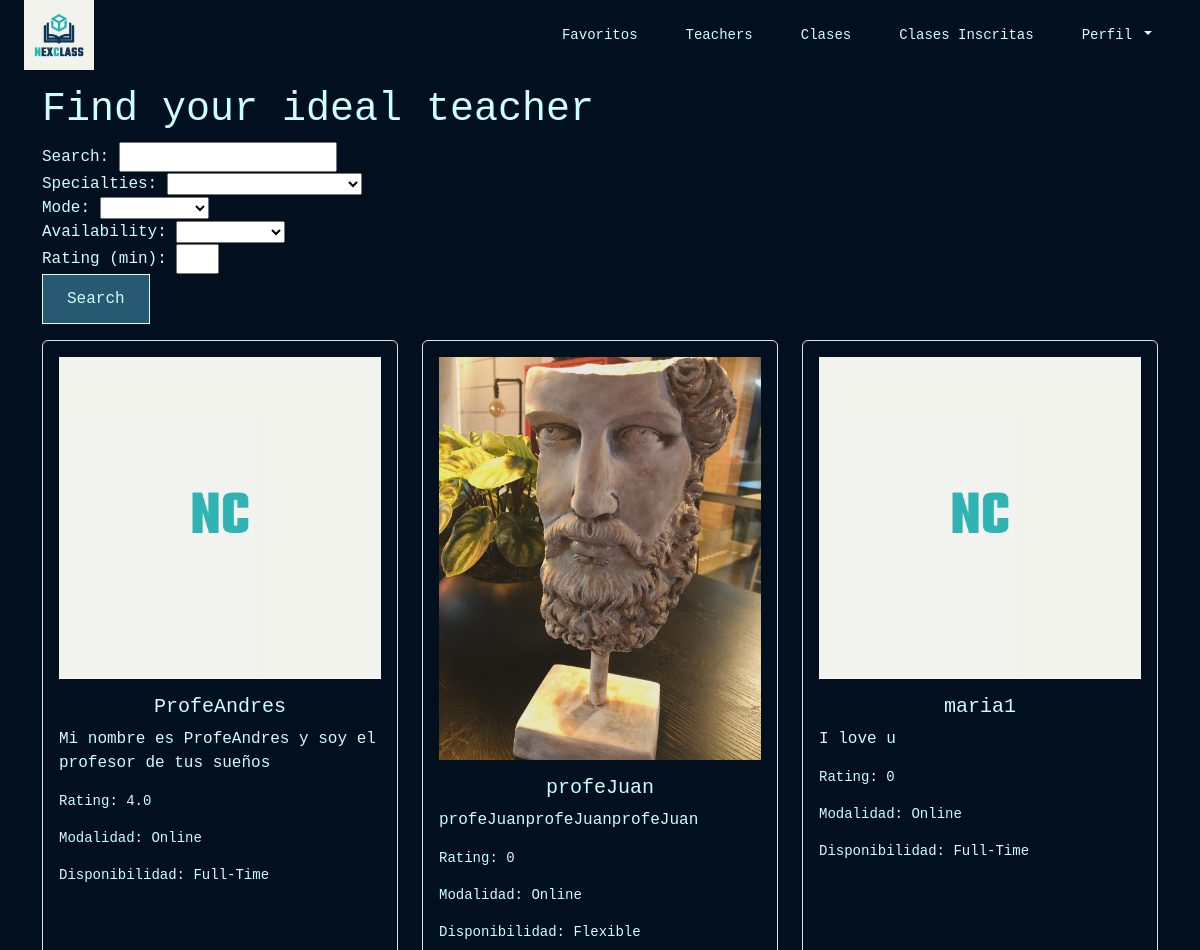
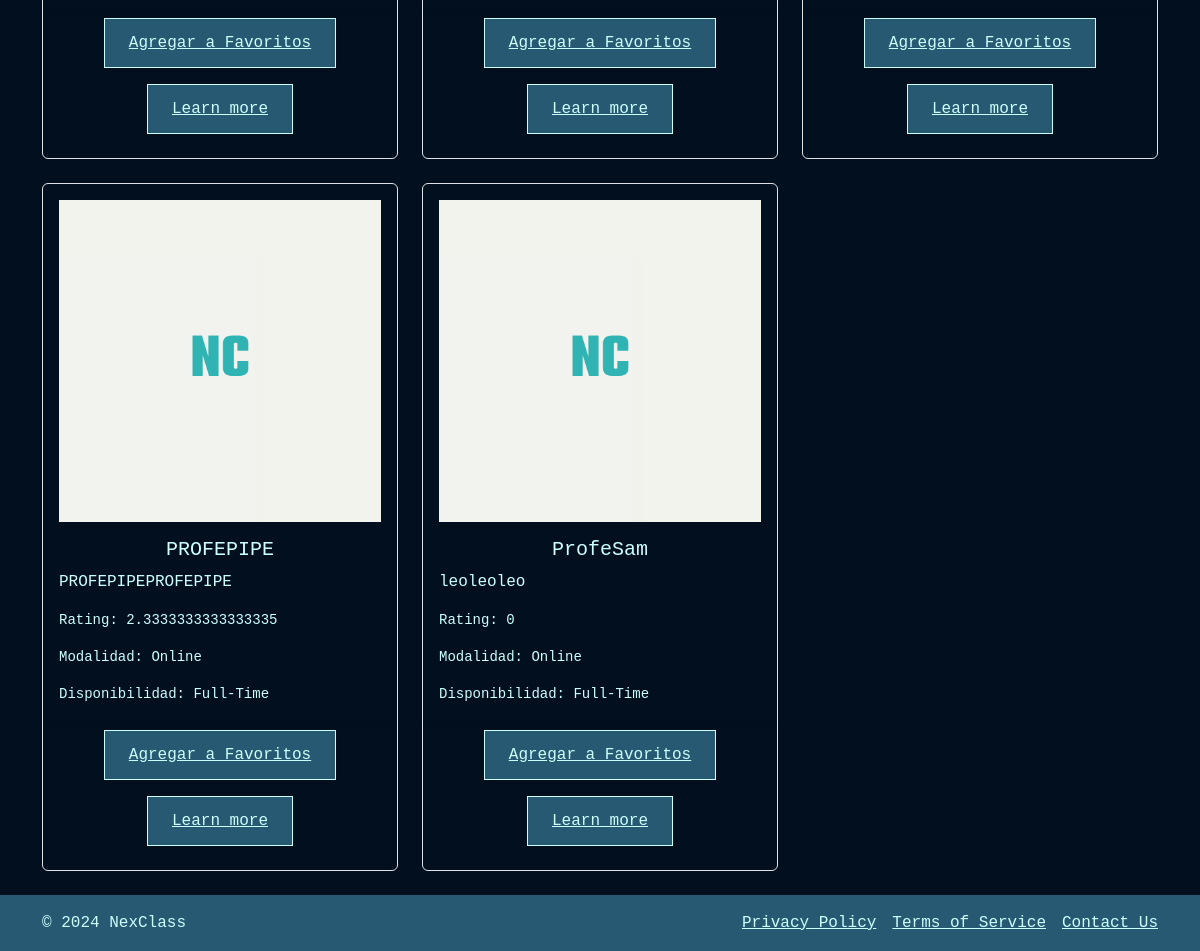
The app's page /teachers/ (signed in) with its own data (2 pictures, top to bottom).
### users/models.py (models this page shows, shortened)
class Teacher(models.Model):
    user = models.OneToOneField(User, on_delete=models.CASCADE)
    specialties = models.CharField(
        max_length=50,
        choices=Specialties.choices
    )
    biography = models.TextField()
    average_rating = models.FloatField(default=0.0)
    availability = models.CharField(
        max_length=50,
        choices=Availability.choices
    )
    mode = models.CharField(
        max_length=50,
        choices=Mode.choices
    )
    def average_rating(self):
        ratings = self.ratings.all()
        if ratings:
            return sum([rating.rating for rating in ratings]) / ratings.count()
        return 0

class User(AbstractBaseUser, PermissionsMixin):
    user_id = models.AutoField(primary_key=True)
    name = models.CharField(max_length=255)
    username = models.CharField(max_length=150, unique=True)
    email = models.EmailField(unique=True)
    password = models.CharField(max_length=128)
    user_type = models.CharField(
        max_length=10,
        choices=UserType.choices
    )
    registration_date = models.DateTimeField(auto_now_add=True)
    profile_picture = models.ImageField(upload_to='profile_photos/', default='profile_photos/default_profile.png',
                                        null=True, blank=True)
    address = models.CharField(max_length=255, null=True, blank=True)
    profile_complete = models.BooleanField(default=False)
    is_active = models.BooleanField(default=True)
    is_staff = models.BooleanField(default=False)
    objects = UserManager()
    USERNAME_FIELD = 'username'
    REQUIRED_FIELDS = ['email', 'name']

### reviews/models.py (models this page shows)
class TeacherRating(models.Model):
    teacher = models.ForeignKey(Teacher, on_delete=models.CASCADE, related_name='ratings')
    student = models.ForeignKey(Student, on_delete=models.CASCADE)
    rating = models.PositiveIntegerField()
    comment = models.TextField(null=True, blank=True)
    created_at = models.DateTimeField(auto_now_add=True)
    class Meta:
        unique_together = ('teacher', 'student')  # Un estudiante solo puede calificar a un profesor una vez

### search/views.py (the view, shortened to what this page needs)
# urls.py: path('teachers/', views.teachers, name='teachers'),
@login_required()
def teachers(request):
    searchTeacher = request.GET.get('searchTeacher', '')
    specialties_filter = request.GET.get('specialties', '')
    mode_filter = request.GET.get('mode', '')
    availability_filter = request.GET.get('availability', '')
    rating_filter = request.GET.get('rating', '')
    filters = Q()
    if specialties_filter:
        filters &= Q(specialties=specialties_filter)
    if mode_filter:
        filters &= Q(mode=mode_filter)
    if availability_filter:
        filters &= Q(availability=availability_filter)
    teachers = Teacher.objects.filter(filters)
    filtered_teachers = []
    for teacher in teachers:
        avg_rating = teacher.average_rating()
        if rating_filter:
            if avg_rating >= float(rating_filter):
                filtered_teachers.append(teacher)
        else:
            filtered_teachers.append(teacher)
    return render(request, 'teachers.html', {
        'teachers': filtered_teachers,
        'specialties': Specialties.choices,
        'modes': Mode.choices,
        'availabilities': Availability.choices
    })

### search/templates/teachers.html
{% extends 'navbar.html' %}
{% block content %}
    <div class="container mt-3">
        <h1>Find your ideal teacher</h1>
        <form method="GET" action="{% url 'teachers' %}">
            <div>
                <label for="searchTeacher">Search: </label>
                <input type="text" id="searchTeacher" name="searchTeacher" value="{{ request.GET.searchTeacher }}">
            </div>
            <div>
                <label for="specialties">Specialties:</label>
                <select id="specialties" name="specialties">
                    <option value=""></option>
                    {% for key, value in specialties %}
                        <option value="{{ key }}" {% if request.GET.specialties == key %}selected{% endif %}>{{ value }}</option>
                    {% endfor %}
                </select>
            </div>
            <div>
                <label for="mode">Mode:</label>
                <select id="mode" name="mode">
                    <option value=""></option>
                    {% for key, value in modes %}
                        <option value="{{ key }}" {% if request.GET.mode == key %}selected{% endif %}>{{ value }}</option>
                    {% endfor %}
                </select>
            </div>
            <div>
                <label for="availability">Availability:</label>
                <select id="availability" name="availability">
                    <option value=""></option>
                    {% for key, value in availabilities %}
                        <option value="{{ key }}" {% if request.GET.availability == key %}selected{% endif %}>{{ value }}</option>
                    {% endfor %}
                </select>
            </div>
            <div>
                <label for="rating">Rating (min):</label>
                <input type="number" id="rating" name="rating" min="0" max="5" step="1" value="{{ request.GET.rating }}">
            </div>
            <button type="submit" class="button-custom-two">Search</button>
        </form>
        <div class="row">
            {% for teacher in teachers %}
            <div class="col-md-4 mb-4 d-flex align-items-stretch">
                <div class="card bg-transparent border">
                    <img class="card-img-top px-3 pt-3" src="{{ teacher.user.profile_picture.url }}" alt="{{ teacher.user.username }}">
                    <div class="card-body text_custom">
                        <h5 class="card-title text-center">{{ teacher.user.username }}</h5>
                        <p class="card-text">{{ teacher.biography }}</p>
                        <p class="card-text"><small>Rating: {{ teacher.average_rating }}</small></p>
                        <p class="card-text"><small>Modalidad: {{ teacher.get_mode_display }}</small></p>
                        <p class="card-text"><small>Disponibilidad: {{ teacher.get_availability_display }}</small></p>
                    </div>
                    <div class="card-footer text-center">
                        <a href="{% url 'add_favorite_teacher' teacher.id %}" class="button-custom-two mb-3">Agregar a Favoritos</a>
                        <a href="{% url 'teachers_detail' teacher.id %}" class="button-custom-two mb-3">Learn more</a>
                    </div>
                </div>
            </div>
            {% endfor %}
        </div>
    </div>
{% endblock content %}

### NextClassProject/static/styles/global.css (style rules this page uses)
h1, h2, h3, h4, h5, h6 { font-family: "Space Mono", monospace; --font-monospace: "Space Mono"; color: #cdfffe; }
.text_custom { color: #cdfffe; }
.button-custom-two { background-color: #275972; color: #cdfffe; border: 0.5px solid #cdfffe; border-radius: 0; padding: 12px 24px; text-align: center; display: inline-block; font-size: 16px; cursor: pointer; transition: background-color 0.3s, color 0.3s; }
a { gap: 2px; }

### records on screen
Teacher: user.profile_picture (placeholder picture), user.username "ProfeAndres", biography "Mi nombre es ProfeAndres y soy el profesor de tus sueños", average_rating "4.0", mode "Online", availability "Full-Time"
Teacher: user.profile_picture (picture), user.username "profeJuan", biography "profeJuanprofeJuanprofeJuan", average_rating "0", mode "Online", availability "Flexible"
Teacher: user.profile_picture (placeholder picture), user.username "maria1", biography "I love u", average_rating "0", mode "Online", availability "Full-Time"
Teacher: user.profile_picture (placeholder picture), user.username "PROFEPIPE", biography "PROFEPIPEPROFEPIPE", average_rating "2.3333333333333335", mode "Online", availability "Full-Time"
Teacher: user.profile_picture (placeholder picture), user.username "ProfeSam", biography "leoleoleo", average_rating "0", mode "Online", availability "Full-Time"
